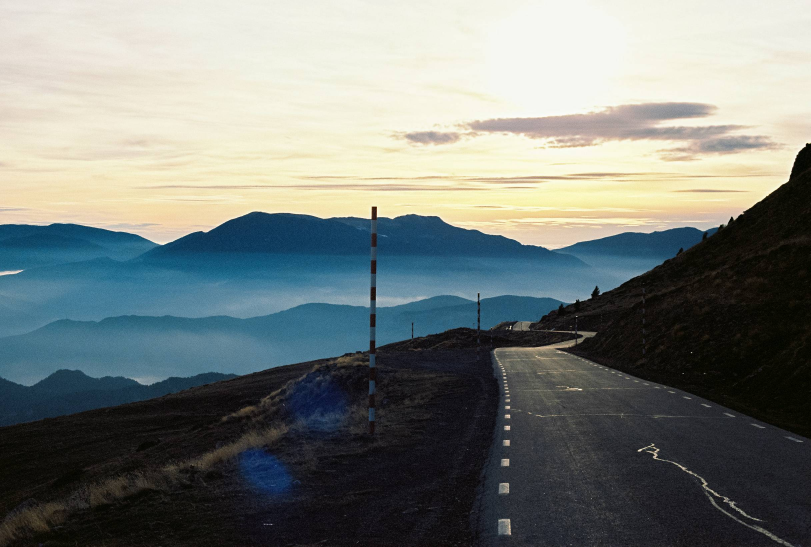
#> input picture test-back/src/upload_folder/1734276172871-1216x820x2.jpg, 2432 x 1640 px (shown at 1/3 size)
$ python -i feature_extractor.py   (imports and definitions only)   (older library calls are emulated)
#> lines starting #> are read from the running program, lines starting #| are printed output that depends on the picture
import cv2
import numpy as np
from skimage.feature import graycomatrix, graycoprops, local_binary_pattern
from skimage.filters import gabor
from typing import Dict, List, Tuple
import mahotas as mt

class ImageFeatureExtractor:
    """Enhanced feature extractor with multiple descriptors."""

    def __init__(self):
        self.gabor_filters = self._create_gabor_filters()

    def _create_gabor_filters(self) -> List[Tuple]:
        """Create Gabor filters with different orientations and frequencies."""
        orientations = 8
        frequencies = [0.1, 0.3, 0.5, 0.7]
        return [(frequency, theta) for theta in np.arange(0, np.pi, np.pi/orientations)
                for frequency in frequencies]

    def extract_color_histogram(self, image: np.ndarray, bins: int = 32) -> Dict[str, np.ndarray]:
        """Extract color histogram features for each channel."""
        histograms = {}
        for i, channel in enumerate(['blue', 'green', 'red']):
            hist = cv2.calcHist([image], [i], None, [bins], [0, 256])
            hist = cv2.normalize(hist, hist).flatten()
            histograms[channel] = hist
        return histograms

    def extract_dominant_colors(self, image: np.ndarray, k: int = 5) -> Dict[str, np.ndarray]:
        """Extract dominant colors using K-means clustering."""
        pixels = image.reshape(-1, 3)
        pixels = np.float32(pixels)
        criteria = (cv2.TERM_CRITERIA_EPS + cv2.TERM_CRITERIA_MAX_ITER, 100, 0.2)
        _, labels, centers = cv2.kmeans(pixels, k, None, criteria, 10,
                                      cv2.KMEANS_RANDOM_CENTERS)
        # Calculate percentage of each dominant color
        percentages = np.bincount(labels.flatten()) / len(labels)
        return {
            'colors': centers,
            'percentages': percentages
        }

    def extract_gabor_features(self, image: np.ndarray) -> Dict[str, np.ndarray]:
        """Extract Gabor texture features with enhanced parameters."""
        gray = cv2.cvtColor(image, cv2.COLOR_BGR2GRAY)
        features = []
        feature_names = []

        for frequency, theta in self.gabor_filters:
            filt_real, filt_imag = gabor(gray, frequency=frequency, theta=theta)
            features.extend([
                np.mean(filt_real), np.std(filt_real),
                np.mean(filt_imag), np.std(filt_imag)
            ])
            feature_names.extend([
                f'gabor_real_mean_f{frequency}_t{theta}',
                f'gabor_real_std_f{frequency}_t{theta}',
                f'gabor_imag_mean_f{frequency}_t{theta}',
                f'gabor_imag_std_f{frequency}_t{theta}'
            ])

        return {
            'features': np.array(features),
            'feature_names': feature_names
        }

    def extract_hu_moments(self, image: np.ndarray) -> Dict[str, np.ndarray]:
        """Extract Hu moments for shape description."""
        gray = cv2.cvtColor(image, cv2.COLOR_BGR2GRAY)
        moments = cv2.HuMoments(cv2.moments(gray)).flatten()
        log_moments = -np.sign(moments) * np.log10(np.abs(moments))
        return {
            'moments': log_moments,
            'names': [f'hu_moment_{i+1}' for i in range(len(log_moments))]
        }

    def extract_lbp_features(self, image: np.ndarray) -> Dict[str, np.ndarray]:
        """Extract Local Binary Pattern features."""
        gray = cv2.cvtColor(image, cv2.COLOR_BGR2GRAY)
        radius = 3
        n_points = 8 * radius
        lbp = local_binary_pattern(gray, n_points, radius, method='uniform')
        hist, _ = np.histogram(lbp.ravel(), bins=np.arange(0, n_points + 3),
                             range=(0, n_points + 2))
        hist = hist.astype("float")
        hist /= (hist.sum() + 1e-7)
        return {
            'histogram': hist,
            'parameters': {
                'radius': radius,
                'n_points': n_points
            }
        }

    def extract_glcm_features(self, image: np.ndarray) -> Dict[str, np.ndarray]:
        """Extract Gray Level Co-occurrence Matrix (GLCM) features."""
        gray = cv2.cvtColor(image, cv2.COLOR_BGR2GRAY)
        glcm = graycomatrix(gray, [1], [0, np.pi/4, np.pi/2, 3*np.pi/4],
                            levels=256, symmetric=True, normed=True)

        features = {
            'contrast': graycoprops(glcm, 'contrast')[0],
            'dissimilarity': graycoprops(glcm, 'dissimilarity')[0],
            'homogeneity': graycoprops(glcm, 'homogeneity')[0],
            'energy': graycoprops(glcm, 'energy')[0],
            'correlation': graycoprops(glcm, 'correlation')[0]
        }

        return features

    def extract_hog_features(self, image: np.ndarray) -> Dict[str, np.ndarray]:
        """Extract Histogram of Oriented Gradients (HOG) features."""
        gray = cv2.cvtColor(image, cv2.COLOR_BGR2GRAY)
        win_size = (64, 64)
        cell_size = (8, 8)
        block_size = (16, 16)
        block_stride = (8, 8)
        num_bins = 9

        # Resize image to match window size
        gray = cv2.resize(gray, win_size)

        hog = cv2.HOGDescriptor(win_size, block_size, block_stride,
                               cell_size, num_bins)
        features = hog.compute(gray)

        return {
            'features': features.flatten(),
            'parameters': {
                'window_size': win_size,
                'cell_size': cell_size,
                'block_size': block_size,
                'num_bins': num_bins
            }
        }

    def extract_all_features(self, image_path: str) -> Dict[str, Dict]:
        """Extract all features from an image and return structured results."""
        image = cv2.imread(image_path)
#> image is the input picture: shape (1640, 2432, 3); mean B, G, R 123.3, 126.9, 120.6
        if image is None:
            raise ValueError(f"Could not load image: {image_path}")

        image = cv2.resize(image, (224, 224))  # Standardize size
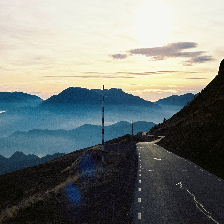
#> image: shape (224, 224, 3); mean B, G, R 123.2, 126.8, 120.4

        return {
            'color_histogram': self.extract_color_histogram(image),
            'dominant_colors': self.extract_dominant_colors(image),
            'gabor_features': self.extract_gabor_features(image),
            'hu_moments': self.extract_hu_moments(image),
            'lbp_features': self.extract_lbp_features(image),
            'hog_features': self.extract_hog_features(image),
            'glcm_features': self.extract_glcm_features(image)
        }
#> after the loop in extract_color_histogram, `for i, channel in enumerate(['blue', 'green', 'red']):`: histograms = 3 items
#> in extract_dominant_colors, `_, labels, centers = cv2.kmeans(pixels, k, None, criteria, 10, cv2.KME..`: centers = [[220, 239.4, 243], [172.6, 203.7, 221.4], [141, 118.8, 72.41], [73.19, 59.2, 40.94], [20.02, 19.52, 20.4]]
#> in extract_dominant_colors, `percentages = np.bincount(labels.flatten()) / len(labels)`: percentages = [0.332, 0.0783, 0.139, 0.15, 0.3]
#> the loop in extract_gabor_features, `for frequency, theta in self.gabor_filters:` made 32 passes
#> pass 1, in extract_gabor_features, `filt_real, filt_imag = gabor(gray, frequency=frequency, theta=theta)`:
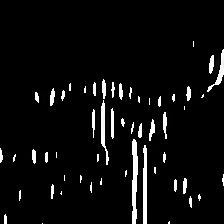
#> filt_real: shape (224, 224); min 0, max 255, mean 12.8
#> pass 1, in extract_gabor_features, `filt_real, filt_imag = gabor(gray, frequency=frequency, theta=theta)`:
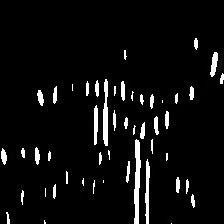
#> filt_imag: shape (224, 224); min 0, max 255, mean 13.5
#> after the loop in extract_gabor_features, `for frequency, theta in self.gabor_filters:`:
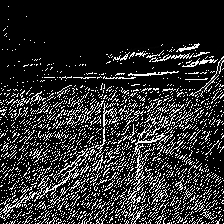
#> filt_imag: shape (224, 224); min 0, max 255, mean 44.2
#> after the loop in extract_gabor_features, `for frequency, theta in self.gabor_filters:`:
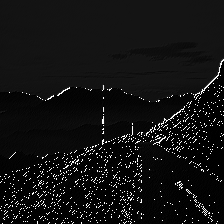
#> filt_real: shape (224, 224); min 0, max 255, mean 18.6
#> after the loop in extract_gabor_features, `for frequency, theta in self.gabor_filters:`: feature_names = 128 items, first 6: 'gabor_real_mean_f0.1_t0.0', 'gabor_real_std_f0.1_t0.0', 'gabor_imag_mean_f0.1_t0.0', 'gabor_imag_std_f0.1_t0.0', 'gabor_real_mean_f0.3_t0.0', 'gabor_real_std_f0.3_t0.0'; features = 128 values, max 103.7 at index 79, min 0 at index 10, mean 49.63
#> in extract_hu_moments, `moments = cv2.HuMoments(cv2.moments(gray)).flatten()`: moments = [0.00105, 4.71e-08, 9.15e-11, 6.06e-11, 4.31e-21, -1.31e-14, 1.33e-21]
#> in extract_hu_moments, `log_moments = -np.sign(moments) * np.log10(np.abs(moments))`: log_moments = [2.98, 7.33, 10.04, 10.22, 20.37, -13.88, 20.88]
#> in extract_lbp_features, `lbp = local_binary_pattern(gray, n_points, radius, method='uniform')`:
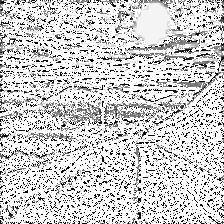
#> lbp: shape (224, 224) float64; min 0, max 25, mean 20; drawn with min black and max white
#> in extract_lbp_features, `hist, _ = np.histogram(lbp.ravel(), bins=np.arange(0, n_points + 3), r..`: hist = 26 values, max 29319 at index 25, min 179 at index 6, mean 1929.8
#> in extract_lbp_features, `hist /= (hist.sum() + 1e-7)`: hist = 26 values, max 0.584 at index 25, min 0.00357 at index 6, mean 0.0385
#> in extract_hog_features, `gray = cv2.resize(gray, win_size)`:
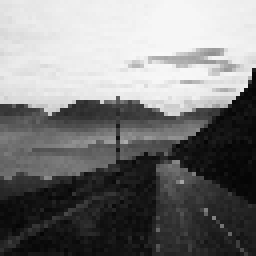
#> gray: shape (64, 64) (shown 4 times larger); min 4, max 249, mean 124.2
#> in extract_hog_features, `features = hog.compute(gray)`: features = 1764 values, max 0.482 at index 1021, min 0.000602 at index 1297, mean 0.137
#> in extract_glcm_features, `features = { 'contrast': graycoprops(glcm, 'contrast')[0], 'dissimilar..`: features = {'contrast': [187.5, 371, 309.5, 322], 'dissimilarity': [6.27, 8.8, 8.25, 8.43], 'homogeneity': [0.281, 0.228, 0.231, 0.227], 'energy': [0.0479, 0.0422, 0.0423, 0.0421], 'correlation': [0.99, 0.979, 0.983, 0.982]}

>>> result = ImageFeatureExtractor().extract_all_features('upload_folder/1734276172871-1216x820x2.jpg')
#> result = 7 items

$ run again, on test-back/src/upload_folder/1734276225948-1216x798x2.jpg
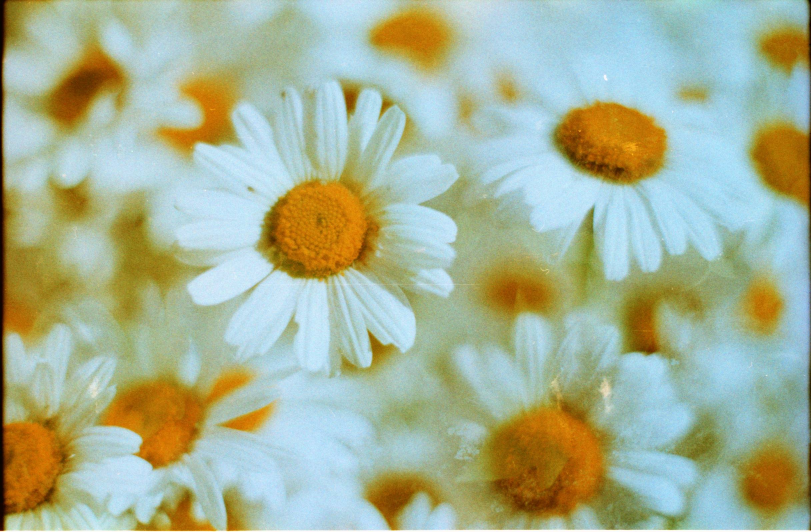
#> input picture test-back/src/upload_folder/1734276225948-1216x798x2.jpg, 2432 x 1596 px (shown at 1/3 size)
#> in extract_all_features, image is the input picture: shape (1596, 2432, 3); mean B, G, R 149.9, 178.5, 166.9
#> image: shape (224, 224, 3)
#> after the loop in extract_color_histogram, `for i, channel in enumerate(['blue', 'green', 'red']):`: histograms = 3 items
#> centers = [[174.9, 190, 163.6], [22.33, 124.8, 172.2], [6.46, 78.32, 126.1], [228.4, 214.4, 177.8], [110.2, 166.6, 157.6]]
#> percentages = [0.267, 0.154, 0.0542, 0.351, 0.174]
#> after the loop in extract_gabor_features, `for frequency, theta in self.gabor_filters:`:
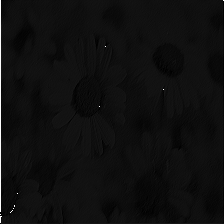
#> filt_real: shape (224, 224); min 0, max 255, mean 15.1
#> after the loop in extract_gabor_features, `for frequency, theta in self.gabor_filters:`: feature_names = 128 items, first 6: 'gabor_real_mean_f0.1_t0.0', 'gabor_real_std_f0.1_t0.0', 'gabor_imag_mean_f0.1_t0.0', 'gabor_imag_std_f0.1_t0.0', 'gabor_real_mean_f0.3_t0.0', 'gabor_real_std_f0.3_t0.0'; features = 128 values, max 113.3 at index 3, min 0 at index 10, mean 47.9
#> moments = [0.000949, 6.95e-10, 5.48e-13, 3.53e-13, -5.19e-26, 8.55e-19, 1.46e-25]
#> log_moments = [3.02, 9.16, 12.26, 12.45, -25.29, 18.07, 24.84]
#> in extract_lbp_features, `hist, _ = np.histogram(lbp.ravel(), bins=np.arange(0, n_points + 3), r..`: hist = 26 values, max 22042 at index 25, min 521 at index 4, mean 1929.8
#> in extract_lbp_features, `hist /= (hist.sum() + 1e-7)`: hist = 26 values, max 0.439 at index 25, min 0.0104 at index 4, mean 0.0385
#> in extract_hog_features, `gray = cv2.resize(gray, win_size)`:
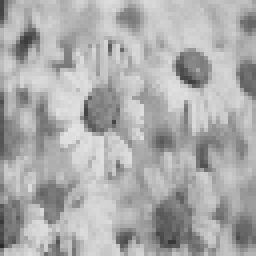
#> gray: shape (64, 64) (shown 4 times larger); min 41, max 227, mean 171.9
#> in extract_hog_features, `features = hog.compute(gray)`: features = 1764 values, max 0.267 at index 1422, min 0.0177 at index 1515, mean 0.153
#> in extract_glcm_features, `features = { 'contrast': graycoprops(glcm, 'contrast')[0], 'dissimilar..`: features = {'contrast': [173.2, 214.7, 92.87, 220.1], 'dissimilarity': [8.24, 9.04, 6.48, 9.23], 'homogeneity': [0.141, 0.134, 0.16, 0.129], 'energy': [0.0183, 0.0179, 0.0197, 0.0175], 'correlation': [0.93, 0.913, 0.964, 0.911]}
#> result = 7 items

$ run again, on test-back/src/upload_folder/1734278592379-1840x1232x1.jpg
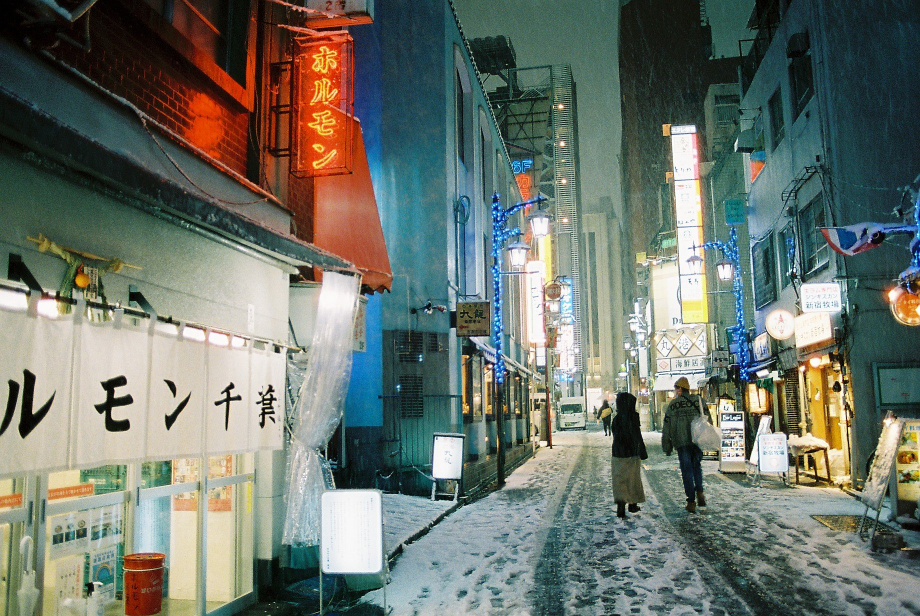
#> input picture test-back/src/upload_folder/1734278592379-1840x1232x1.jpg, 1840 x 1232 px (shown at 1/2 size)
#> in extract_all_features, image is the input picture: shape (1232, 1840, 3); mean B, G, R 107, 116.2, 108.5
#> image: shape (224, 224, 3)
#> after the loop in extract_color_histogram, `for i, channel in enumerate(['blue', 'green', 'red']):`: histograms = 3 items
#> centers = [[35.54, 37.81, 28.29], [96.96, 100.5, 67.89], [200, 214.4, 218.4], [147.5, 159, 147], [32.18, 76.15, 174]]
#> percentages = [0.28, 0.258, 0.188, 0.22, 0.054]
#> after the loop in extract_gabor_features, `for frequency, theta in self.gabor_filters:`:
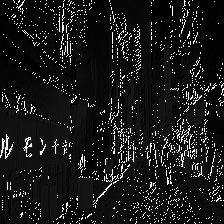
#> filt_real: shape (224, 224); min 0, max 255, mean 27.1
#> after the loop in extract_gabor_features, `for frequency, theta in self.gabor_filters:`: feature_names = 128 items, first 6: 'gabor_real_mean_f0.1_t0.0', 'gabor_real_std_f0.1_t0.0', 'gabor_imag_mean_f0.1_t0.0', 'gabor_imag_std_f0.1_t0.0', 'gabor_real_mean_f0.3_t0.0', 'gabor_real_std_f0.3_t0.0'; features = 128 values, max 119.3 at index 15, min 0 at index 10, mean 81.26
#> moments = [0.00125, 2.78e-08, 7.97e-11, 7.45e-12, -5.03e-23, 6.35e-16, -1.74e-22]
#> log_moments = [2.9, 7.56, 10.1, 11.13, -22.3, 15.2, -21.76]
#> in extract_lbp_features, `hist, _ = np.histogram(lbp.ravel(), bins=np.arange(0, n_points + 3), r..`: hist = 26 values, max 29288 at index 25, min 266 at index 16, mean 1929.8
#> in extract_lbp_features, `hist /= (hist.sum() + 1e-7)`: hist = 26 values, max 0.584 at index 25, min 0.0053 at index 16, mean 0.0385
#> in extract_hog_features, `gray = cv2.resize(gray, win_size)`:
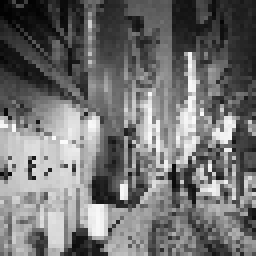
#> gray: shape (64, 64) (shown 4 times larger); min 1, max 251, mean 112.9
#> in extract_hog_features, `features = hog.compute(gray)`: features = 1764 values, max 0.315 at index 42, min 0.00758 at index 37, mean 0.149
#> in extract_glcm_features, `features = { 'contrast': graycoprops(glcm, 'contrast')[0], 'dissimilar..`: features = {'contrast': [1475.3, 1720.4, 937.5, 1752.3], 'dissimilarity': [23.29, 25.35, 17.41, 26.06], 'homogeneity': [0.087, 0.0845, 0.111, 0.0785], 'energy': [0.00892, 0.0087, 0.0102, 0.00846], 'correlation': [0.836, 0.808, 0.896, 0.805]}
#> result = 7 items
